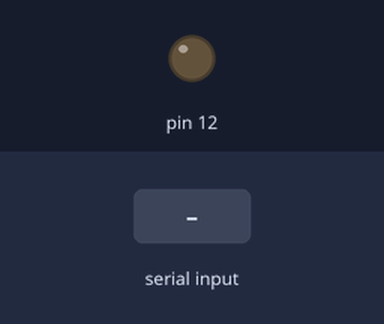
The sketch below on a simulated Arduino Uno, built with avr-gcc and run on an emulated ATmega328P. Shown: output pins drawn as LEDs (lit = HIGH). The inputs (shaded band) are chosen by the test bench. Random numbers use the default seed unless the sketch sets one; what the sketch prints to the serial monitor is not drawn.

Above: at 1.2 s.
1.3 s: byte 1 (1) received over Serial
At 2.5 s:
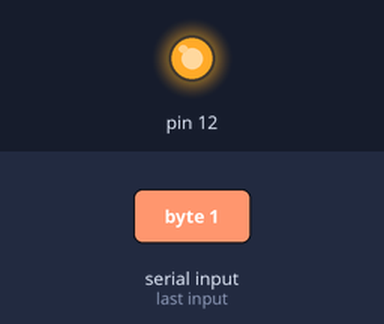
2.8 s: "1" received over Serial
At 3.8 s:
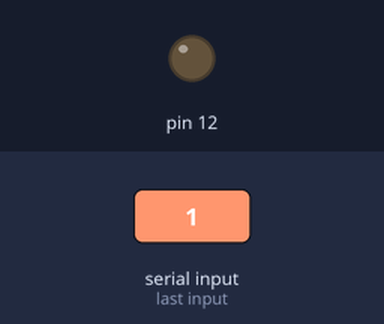
Timing chart, 0 to 5.8 s (numbered marks = the images above; inputs shaded):
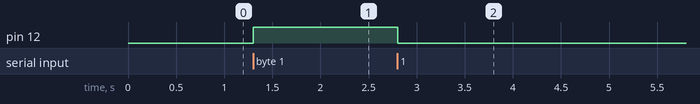

The sketch:

arduino_serialMax.ino
```cpp
void setup() {
  // put your setup code here, to run once:
  Serial.begin(9600);

  pinMode(12, OUTPUT);
}

void loop() {
  // put your main code here, to run repeatedly:
  Serial.write(random(10));

  if (Serial.available() > 0) {

    int inByte = Serial.read();

    if (inByte == 1) {
      digitalWrite(12, HIGH);
    } else {
      digitalWrite(12, LOW);
    }
  }
  delay(100);
}
```

Measured:
- after the input at 1.3 s, pin 12: LOW → HIGH at once
- after the input at 2.8 s, pin 12: HIGH → LOW at once
